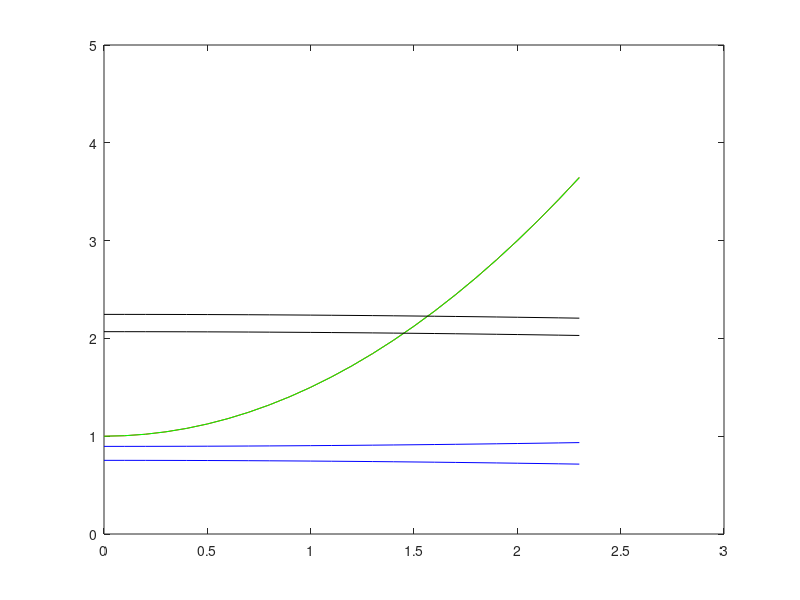
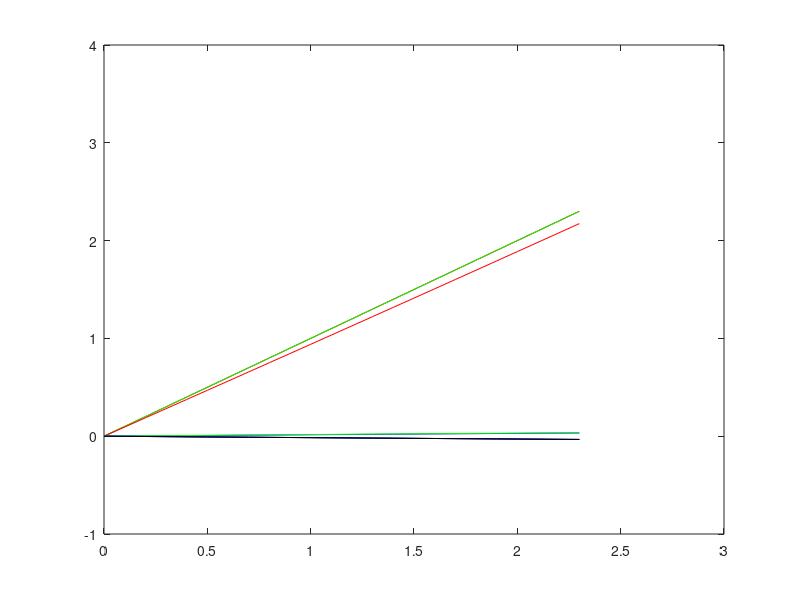
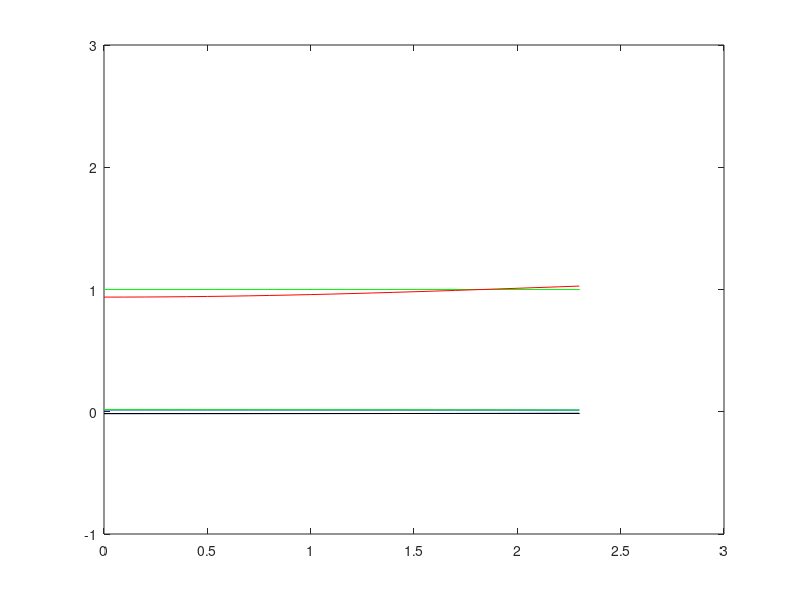
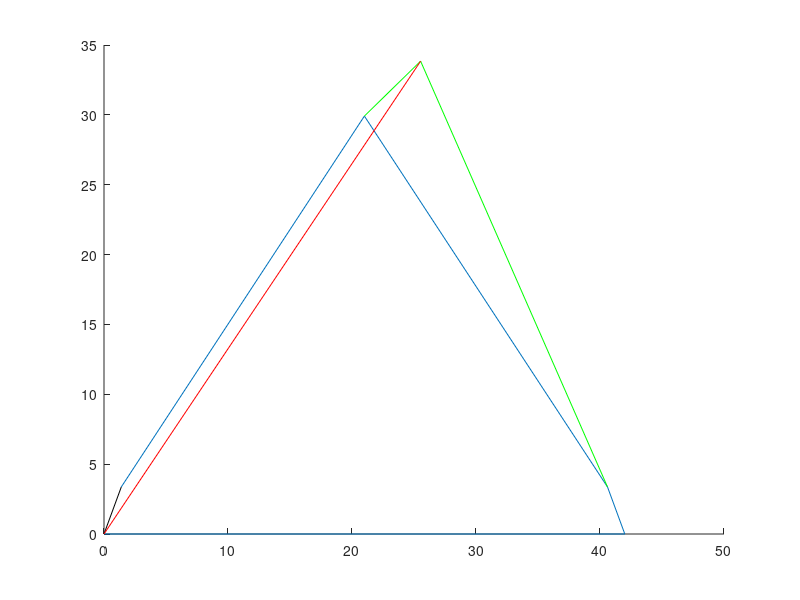

MATLAB code to generate these figures, in order:
clear
clc
clf
close all

r1=42;
r3=33;
r4=33;
r7=6;
r8=34;

theta1=0.0;
theta2=deg2rad(67.5);
theta5=deg2rad(112.5);
o2=[0;0];

%GDL1
r20=1;
v20=0;
a20=1;
%GDL2
r50=1;
v50=0;
a50=1;
tiempo = 2.3;

%semilla
q=[3.6; 4.7; 1.7; 2.3; 1.5; 2; 3; 1];
contador=0;
for t=0:0.1:tiempo
    contador=contador+1;
    tol=100;
    iter=0;

    while tol>1e-10 && iter<100
        iter=iter+1;
        Phi=[-r1*cos(theta1)+q(1)*cos(theta2)+r3*cos(q(3))-r4*cos(q(4))-q(2)*cos(theta5);
             -r1*sin(theta1)+q(1)*sin(theta2)+r3*sin(q(3))-r4*sin(q(4))-q(2)*sin(theta5);
             -r1*cos(theta1)+q(1)*cos(theta2)+r3*cos(q(3))+r7*cos(q(7))-r8*cos(q(8))-q(2)*cos(theta5);
             -r1*sin(theta1)+q(1)*sin(theta2)+r3*sin(q(3))+r7*sin(q(7))-r8*sin(q(8))-q(2)*sin(theta5);
              q(1)*cos(theta2)+r3*cos(q(3))+r7*cos(q(7))-q(5)*cos(q(6));
              q(1)*sin(theta2)+r3*sin(q(3))+r7*sin(q(7))-q(5)*sin(q(6));
              q(1)-r20-(v20*t)-(0.5*a20*t^2);
              q(2)-r50-(v50*t)-(0.5*a50*t^2)];
 
          J=[cos(theta2), -cos(theta5),  -r3*sin(q(3)),   r4*sin(q(4)),   0,           0,                0,             0;
             sin(theta2), -sin(theta5),   r3*cos(q(3)),  -r4*cos(q(4)),   0,           0,                0,             0;
             cos(theta2), -cos(theta5),  -r3*sin(q(3)),       0,          0,           0,          -r7*sin(q(7)),   r8*sin(q(8));
             sin(theta2), -sin(theta5),   r3*cos(q(3)),       0,          0,           0,           r7*cos(q(7)),  -r8*cos(q(8));
             cos(theta2),       0,       -r3*sin(q(3)),       0,      -cos(q(6)),  q(5)*sin(q(6))  -r7*sin(q(7)),       0;
             sin(theta2),       0,        r3*cos(q(3)),       0,      -sin(q(6)), -q(5)*cos(q(6))   r7*cos(q(7)),       0;
                 1,             0,             0,             0,          0,           0,                0,             0;
                 0,             1,             0,             0,          0,           0,                0,             0];
        
        qf=-J\Phi+q;
        q=qf;
        tol=norm(Phi);
    end
    if iter>99
        disp('no hubo convergencia')
        break
    end
    %historico de posicion
    Q(:,contador)=q;
    coordenadas(:,contador)=[q(5),q(6)];

    %calcular la velocidad
    phi_tp=[0; 0; 0; 0; 0; 0; -v20-a20*t; -v50-a50*t];
    v=-J\phi_tp;
    V(:,contador)=v;
    %calcular aceleración
    phi_tpp=[0; 0; 0; 0; 0; 0; -a20; -a50];
    Jp=[0, 0,  -r3*v(3)*cos(q(3)),   r4*v(4)*cos(q(4)), 0, 0, 0, 0;
        0, 0,  -r3*v(3)*sin(q(3)),   r4*v(4)*sin(q(4)), 0, 0, 0, 0;
        0, 0,  -r3*v(3)*cos(q(3)),  0, 0, 0, -r7*v(7)*cos(q(7)), r8*v(8)*cos(q(8));
        0, 0,  -r3*v(3)*sin(q(3)),  0, 0, 0, -r7*v(7)*sin(q(7)), r8*v(8)*sin(q(8));
        0, 0,  -r3*v(3)*cos(q(3)),  0, v(6)*sin(q(6)), q(5)*v(6)*cos(q(6)), -r7*v(7)*cos(q(7)), 0;
        0, 0,  -r3*v(3)*sin(q(3)),  0, v(6)*cos(q(6)), q(5)*v(6)*sin(q(6)), -r7*v(7)*sin(q(7)), 0;
        0, 0,  0,  0, 0, 0, 0, 0;
        0, 0,  0,  0, 0, 0, 0, 0;
        ];
    a=-inv(J)*(Jp*v+phi_tpp);
    A(:,contador)=a;
end

%plot de posición
figure
t=[0:0.1:tiempo];
plot(t,Q(1,:),'r')
hold on
plot(t,Q(2,:),'g')
plot(t,Q(3,:),'b')
plot(t,Q(4,:),'k')
plot(t,Q(5,:),'r')
plot(t,Q(6,:),'g')
plot(t,Q(7,:),'b')
plot(t,Q(8,:),'k')
hold off
axis([0 3 0 5])

%plot de velocidad
figure
t=[0:0.1:tiempo];
plot(t,V(1,:),'r')
hold on
plot(t,V(2,:),'g')
plot(t,V(3,:),'b')
plot(t,V(4,:),'k')
plot(t,V(5,:),'r')
plot(t,V(6,:),'g')
plot(t,V(7,:),'b')
plot(t,V(8,:),'k')
hold off
axis([0 3 -1 4])

%plot de aceleración
figure
t=[0:0.1:tiempo];
plot(t,A(1,:),'r')
hold on
plot(t,A(2,:),'g')
plot(t,A(3,:),'b')
plot(t,A(4,:),'k')
plot(t,A(5,:),'r')
plot(t,A(6,:),'g')
plot(t,A(7,:),'b')
plot(t,A(8,:),'k')
hold off
axis([0 3 -1 3])

figure 
O1=[0, 0];
O2=[q(1)*cos(theta2), q(1)*sin(theta2)];
O3=[q(1)*cos(theta2)+ r3*cos(q(3)), q(1)*sin(theta2)+r3*sin(q(3))];
O4=[r1*cos(theta1)+ q(2)*cos(theta5),r1*sin(theta1)+ q(2)*sin(theta5)];
O5=[r1*cos(theta1), r1*sin(theta1)];
O6=[q(5)*cos(q(6)), q(5)*sin(q(6))];
O7=[q(1)*cos(theta2)+ r3*cos(q(3))+ r7*cos(q(7)), q(1)*sin(theta2)+r3*sin(q(3))+ r7*sin(q(7))];

line([O1(1) O2(1)],[O1(2) O2(2)],'Color','k')
hold on
line([O2(1) O3(1)],[O2(2) O3(2)])
line([O3(1) O4(1)],[O3(2) O4(2)])
line([O5(1) O4(1)],[O5(2) O4(2)])
line([O1(1) O5(1)],[O1(2) O5(2)])
line([O3(1) O7(1)],[O3(2) O7(2)],'Color','g')
line([O4(1) O7(1)],[O4(2) O7(2)],'Color','g')
%Esta seran las coordenadas del motortool desde el origen
line([O1(1) O6(1)],[O1(2) O6(2)],'Color','r')
hold off

[m n] =size(Q);
figure()
paso=5; %cada cuantas iteraciones se genera una grafica
for t=1:paso:n
    O1=[0, 0];
    O2=[Q(1,t)*cos(theta2), Q(1,t)*sin(theta2)];
    O3=[Q(1,t)*cos(theta2)+ r3*cos(Q(3,t)), Q(1,t)*sin(theta2)+r3*sin(Q(3,t))];
    O4=[r1*cos(theta1)+ Q(2,t)*cos(theta5),r1*sin(theta1)+ Q(2,t)*sin(theta5)];
    O5=[r1*cos(theta1), r1*sin(theta1)];
    O6=[Q(5,t)*cos(Q(6,t)), Q(5,t)*sin(Q(6,t))];
    O7=[Q(1,t)*cos(theta2)+ r3*cos(Q(3,t))+ r7*cos(Q(7,t)), Q(1,t)*sin(theta2)+r3*sin(Q(3,t))+ r7*sin(Q(7,t))];

    line([O1(1) O2(1)],[O1(2) O2(2)])
    hold on
    line([O2(1) O3(1)],[O2(2) O3(2)])
    line([O3(1) O4(1)],[O3(2) O4(2)])
    line([O5(1) O4(1)],[O5(2) O4(2)])
    line([O1(1) O5(1)],[O1(2) O5(2)],'Color','k')
    line([O3(1) O7(1)],[O3(2) O7(2)],'Color','r')
    line([O4(1) O7(1)],[O4(2) O7(2)],'Color','r')
    %Esta seran las coordenadas del motortool desde el origen
    line([O1(1) O6(1)],[O1(2) O6(2)],'Color','g')
    hold off
end




